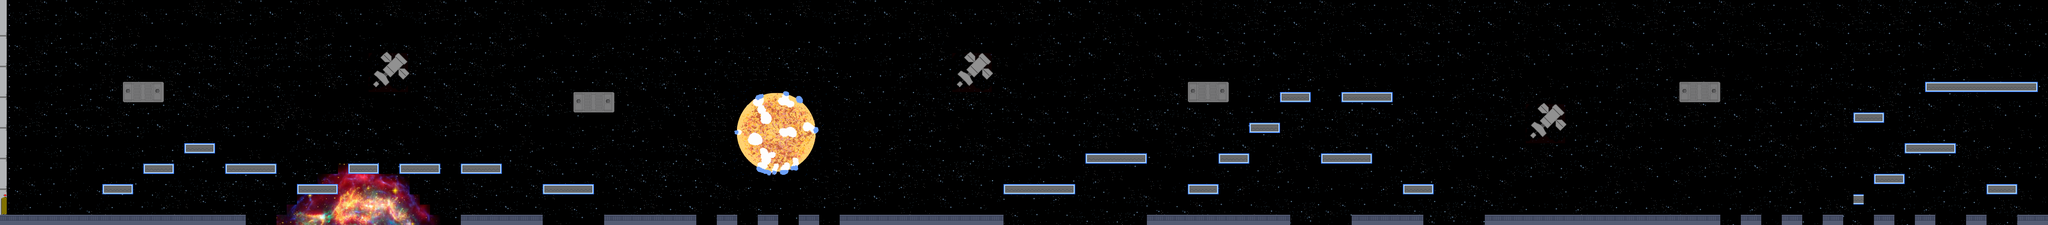

Tiled map render using the project's own tile images. Description and the map definition, with tile-layer contents summarised, below:
An orthogonal 200x22 tile map with 32x32 px tiles, 1 tile layer (Capa de patrones 1), 4 tilesets and 51 objects.

<map version="1.2" tiledversion="1.3.3" orientation="orthogonal" renderorder="right-down" width="200" height="22" tilewidth="32" tileheight="32" infinite="0" nextlayerid="6" nextobjectid="54">
 <tileset firstgid="1" name="NuevosMapas" tilewidth="32" tileheight="32" tilecount="36" columns="9">
  <image source="NuevosMapas.png" width="288" height="128" />
 </tileset>
 <tileset firstgid="37" name="Explosion" tilewidth="320" tileheight="320" tilecount="11" columns="11">
  <image source="Explosion.png" width="3520" height="320" />
  <tile id="0">
   <animation>
    <frame tileid="0" duration="1000" />
    <frame tileid="1" duration="1000" />
    <frame tileid="2" duration="1000" />
    <frame tileid="1" duration="1000" />
    <frame tileid="3" duration="1000" />
    <frame tileid="4" duration="2000" />
    <frame tileid="5" duration="1000" />
    <frame tileid="6" duration="1000" />
    <frame tileid="7" duration="1000" />
    <frame tileid="8" duration="1000" />
    <frame tileid="9" duration="2000" />
    <frame tileid="10" duration="2000" />
   </animation>
  </tile>
 </tileset>
 <tileset firstgid="48" name="SuperNova" tilewidth="32" tileheight="32" tilecount="391" columns="23">
  <image source="supernova.jpg" width="760" height="570" />
 </tileset>
 <tileset firstgid="439" name="Espacio" tilewidth="32" tileheight="32" tilecount="400" columns="20">
  <image source="953049718ed8816ffef507459cc9e679.gif" width="640" height="640" />
 </tileset>
 <layer id="1" name="Capa de patrones 1" width="200" height="22">
  <data>[4400 cells, 4305 non-empty, 306 distinct tile ids]</data>
 </layer>
 <objectgroup id="2" name="Piso">
  <object id="1" x="0" y="672" width="768" height="32" />
  <object id="2" x="1440" y="672" width="256" height="32" />
  <object id="3" x="1888" y="672" width="288" height="32" />
  <object id="4" x="2720" y="672" width="416" height="32" />
  <object id="5" x="320" y="576" width="96" height="32" />
  <object id="6" x="448" y="512" width="96" height="32" />
  <object id="7" x="576" y="448" width="96" height="32" />
  <object id="8" x="704" y="512" width="160" height="32" />
  <object id="9" x="928" y="576" width="128" height="32" />
  <object id="10" x="1088" y="512" width="96" height="32" />
  <object id="11" x="1248" y="512" width="128" height="32" />
  <object id="12" x="1440" y="512" width="128" height="32" />
  <object id="13" x="1728" y="576" />
  <object id="14" x="1696" y="576" width="160" height="32" />
  <object id="15" x="3136" y="576" width="224" height="32" />
  <object id="16" x="3392" y="480" width="192" height="32" />
  <object id="17" x="3712" y="576" width="96" height="32" />
  <object id="18" x="3584" y="672" width="448" height="32" />
  <object id="19" x="3808" y="480" width="96" height="32" />
  <object id="20" x="3904" y="384" width="96" height="32" />
  <object id="21" x="4000" y="288" width="96" height="32" />
  <object id="22" x="4192" y="288" width="160" height="32" />
  <object id="23" x="4128" y="480" width="160" height="32" />
  <object id="24" x="4384" y="576" width="96" height="32" />
  <object id="25" x="4224" y="672" width="224" height="32" />
  <object id="26" x="4640" y="672" width="736" height="32" />
  <object id="27" x="5440" y="672" width="64" height="32" />
  <object id="28" x="5568" y="672" width="64" height="32" />
  <object id="29" x="5696" y="672" width="64" height="32" />
  <object id="30" x="5792" y="608" width="32" height="32" />
  <object id="31" x="5856" y="672" width="64" height="32" />
  <object id="32" x="5984" y="672" width="64" height="32" />
  <object id="33" x="6144" y="672" width="64" height="32" />
  <object id="34" x="6304" y="672" width="96" height="32" />
  <object id="35" x="5856" y="544" width="96" height="32" />
  <object id="36" x="6208" y="576" width="96" height="32" />
  <object id="37" x="5952" y="448" width="160" height="32" />
  <object id="38" x="5792" y="352" width="96" height="32" />
  <object id="39" x="6016" y="256" width="352" height="32" />
  <object id="47" x="2624" y="672" width="96" height="32" />
  <object id="48" x="2496" y="672" width="64" height="32" />
  <object id="49" x="2368" y="672" width="64" height="32" />
  <object id="50" x="2240" y="672" width="64" height="32" />
 </objectgroup>
 <objectgroup id="5" name="ParedesJefe">
  <object id="53" x="5248" y="192" width="32" height="480" />
 </objectgroup>
 <objectgroup id="3" name="Naves">
  <object id="40" x="5248" y="256" width="128" height="64" />
  <object id="41" x="3712" y="256" width="128" height="64" />
  <object id="42" x="1792" y="288" width="128" height="64" />
  <object id="43" x="384" y="256" width="128" height="64" />
 </objectgroup>
 <objectgroup id="4" name="Satelite">
  <object id="44" x="1152" y="160" width="128" height="128" />
  <object id="45" x="2976" y="160" width="128" height="128" />
  <object id="46" x="4768" y="320" width="128" height="128" />
 </objectgroup>
</map>
